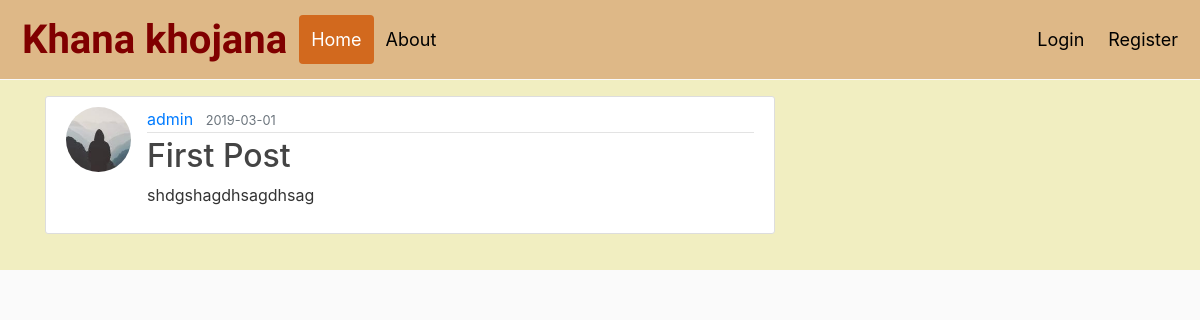
/post/1, run on the app's committed database.
### flaskblog/models.py (models this page shows, shortened)
class User(db.Model, UserMixin):
    id = db.Column(db.Integer, primary_key=True)
    username = db.Column(db.String(20), unique=True, nullable=False)
    email = db.Column(db.String(120), unique=True, nullable=False)
    image_file = db.Column(db.String(20), nullable=False, default='default.jpg')
    password = db.Column(db.String(60), nullable=False)
    posts = db.relationship('Post', backref='author', lazy=True)

class Post(db.Model):
    id = db.Column(db.Integer, primary_key=True)
    title = db.Column(db.String(100), nullable=False)
    date_posted = db.Column(db.DateTime, nullable=False, default=datetime.utcnow)
    content = db.Column(db.Text, nullable=False)
    user_id = db.Column(db.Integer, db.ForeignKey('user.id'), nullable=False)

### flaskblog/routes.py (the view)
@app.route("/post/<int:post_id>")
def post(post_id):
    post = Post.query.get_or_404(post_id)
    return render_template('post.html', title=post.title, post=post)

### flaskblog/templates/post.html (shortened to what this page needs)
{% extends "layout.html" %}
{% block content %}
  <article class="media content-section">
    <img class="rounded-circle article-img" src="{{ url_for('static', filename='profile_pics/' + post.author.image_file) }}">
    <div class="media-body">
      <div class="article-metadata">
        <a class="mr-2" href="{{ url_for('user_posts', username=post.author.username) }}">{{ post.author.username }}</a>
        <small class="text-muted">{{ post.date_posted.strftime('%Y-%m-%d') }}</small>
      </div>
      <h2 class="article-title">{{ post.title }}</h2>
      <p class="article-content">{{ post.content }}</p>
    </div>
  </article>
{% endblock content %}

### flaskblog/static/main.css (style rules this page uses)
body { background: #fafafa; color: #333333; margin-top: 5rem; }
h1, h2, h3, h4, h5, h6 { color: #444444; }
.content-section { background: #ffffff; padding: 10px 20px; border: 1px solid #dddddd; border-radius: 3px; margin-bottom: 20px; }
.article-title { color: #444444; }
.article-content { white-space: pre-line; }
.article-img { height: 65px; width: 65px; margin-right: 16px; }
.article-metadata { padding-bottom: 1px; margin-bottom: 4px; border-bottom: 1px solid #e3e3e3 }

### data on the page
User: image_file (picture), author.username "admin"
Post: date_posted "2019-03-01", title "First Post", content "shdgshagdhsagdhsag"
